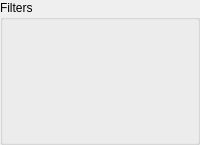
            <widget class="QGroupBox" name="groupBox_8">
             <property name="title">
              <string>Filters</string>
             </property>
             <layout class="QGridLayout" name="gridLayout_6">
              <property name="bottomMargin">
               <number>25</number>
              </property>
              <item row="2" column="1">
               <widget class="QPushButton" name="edit_negative_button">
                <property name="toolTip">
                 <string>Photographic negative</string>
                </property>
                <property name="statusTip">
                 <string>Photographic negative</string>
                </property>
                <property name="text">
                 <string/>
                </property>
                <property name="icon">
                 <iconset resource="../resources/resources.qrc">
                  <normaloff>:/negative_icon.png</normaloff>:/negative_icon.png</iconset>
                </property>
                <property name="iconSize">
                 <size>
                  <width>20</width>
                  <height>20</height>
                 </size>
                </property>
                <property name="flat">
                 <bool>true</bool>
                </property>
               </widget>
              </item>
              <item row="0" column="2">
               <widget class="QPushButton" name="edit_median_filter_button">
                <property name="toolTip">
                 <string>Apply median filter</string>
                </property>
                <property name="statusTip">
                 <string>Apply median filter</string>
                </property>
                <property name="text">
                 <string/>
                </property>
                <property name="icon">
                 <iconset resource="../resources/resources.qrc">
                  <normaloff>:/median_filter_icon.png</normaloff>:/median_filter_icon.png</iconset>
                </property>
                <property name="iconSize">
                 <size>
                  <width>30</width>
                  <height>30</height>
                 </size>
                </property>
                <property name="flat">
                 <bool>true</bool>
                </property>
               </widget>
              </item>
              <item row="0" column="0">
               <widget class="QPushButton" name="edit_blur_button">
                <property name="minimumSize">
                 <size>
                  <width>0</width>
                  <height>30</height>
                 </size>
                </property>
                <property name="toolTip">
                 <string>Image bluring</string>
                </property>
                <property name="statusTip">
                 <string>Image bluring</string>
                </property>
                <property name="text">
                 <string/>
                </property>
                <property name="icon">
                 <iconset resource="../resources/resources.qrc">
                  <normaloff>:/blur_icon.png</normaloff>:/blur_icon.png</iconset>
                </property>
                <property name="iconSize">
                 <size>
                  <width>25</width>
                  <height>25</height>
                 </size>
                </property>
                <property name="flat">
                 <bool>true</bool>
                </property>
               </widget>
              </item>
              <item row="0" column="1">
               <widget class="QPushButton" name="edit_gauss_filter_button">
                <property name="toolTip">
                 <string>Apply Gauss filter</string>
                </property>
                <property name="statusTip">
                 <string>Apply Gauss filter</string>
                </property>
                <property name="text">
                 <string/>
                </property>
                <property name="icon">
                 <iconset resource="../resources/resources.qrc">
                  <normaloff>:/gauss_filter_icon.png</normaloff>:/gauss_filter_icon.png</iconset>
                </property>
                <property name="iconSize">
                 <size>
                  <width>40</width>
                  <height>40</height>
                 </size>
                </property>
                <property name="flat">
                 <bool>true</bool>
                </property>
               </widget>
              </item>
              <item row="3" column="0">
               <widget class="QPushButton" name="edit_custom_filter_button">
                <property name="toolTip">
                 <string>Customize user's filter</string>
                </property>
                <property name="statusTip">
                 <string>Customize user's filter</string>
                </property>
                <property name="text">
                 <string/>
                </property>
                <property name="icon">
                 <iconset resource="../resources/resources.qrc">
                  <normaloff>:/custom_filter_icon.png</normaloff>:/custom_filter_icon.png</iconset>
                </property>
                <property name="iconSize">
                 <size>
                  <width>30</width>
                  <height>30</height>
                 </size>
                </property>
                <property name="flat">
                 <bool>true</bool>
                </property>
               </widget>
              </item>
              <item row="2" column="2">
               <widget class="QPushButton" name="edit_sepia_button">
                <property name="toolTip">
                 <string>Apply sepia effect</string>
                </property>
                <property name="statusTip">
                 <string>Apply sepia effect</string>
                </property>
                <property name="text">
                 <string/>
                </property>
                <property name="icon">
                 <iconset resource="../resources/resources.qrc">
                  <normaloff>:/sepia_icon.png</normaloff>:/sepia_icon.png</iconset>
                </property>
                <property name="iconSize">
                 <size>
                  <width>30</width>
                  <height>30</height>
                 </size>
                </property>
                <property name="flat">
                 <bool>true</bool>
                </property>
               </widget>
              </item>
              <item row="3" column="1">
               <widget class="QPushButton" name="edit_colorize_button">
                <property name="toolTip">
                 <string>Decolorize the image</string>
                </property>
                <property name="statusTip">
                 <string>Decolorize the image</string>
                </property>
                <property name="text">
                 <string/>
                </property>
                <property name="icon">
                 <iconset resource="../resources/resources.qrc">
                  <normaloff>:/decolorize_icon.png</normaloff>:/decolorize_icon.png</iconset>
                </property>
                <property name="iconSize">
                 <size>
                  <width>20</width>
                  <height>20</height>
                 </size>
                </property>
                <property name="flat">
                 <bool>true</bool>
                </property>
               </widget>
              </item>
              <item row="2" column="0">
               <widget class="QPushButton" name="edit_clarity_button">
                <property name="toolTip">
                 <string>Clarity increasing</string>
                </property>
                <property name="statusTip">
                 <string>Clarity increasing</string>
                </property>
                <property name="text">
                 <string/>
                </property>
                <property name="icon">
                 <iconset resource="../resources/resources.qrc">
                  <normaloff>:/clarity_icon.png</normaloff>:/clarity_icon.png</iconset>
                </property>
                <property name="iconSize">
                 <size>
                  <width>35</width>
                  <height>35</height>
                 </size>
                </property>
                <property name="flat">
                 <bool>true</bool>
                </property>
               </widget>
              </item>
             </layout>
            </widget>
